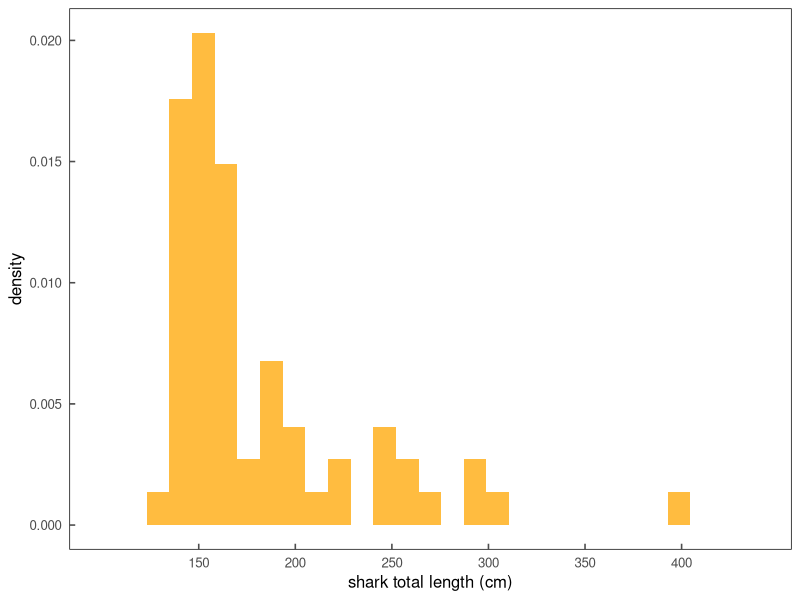
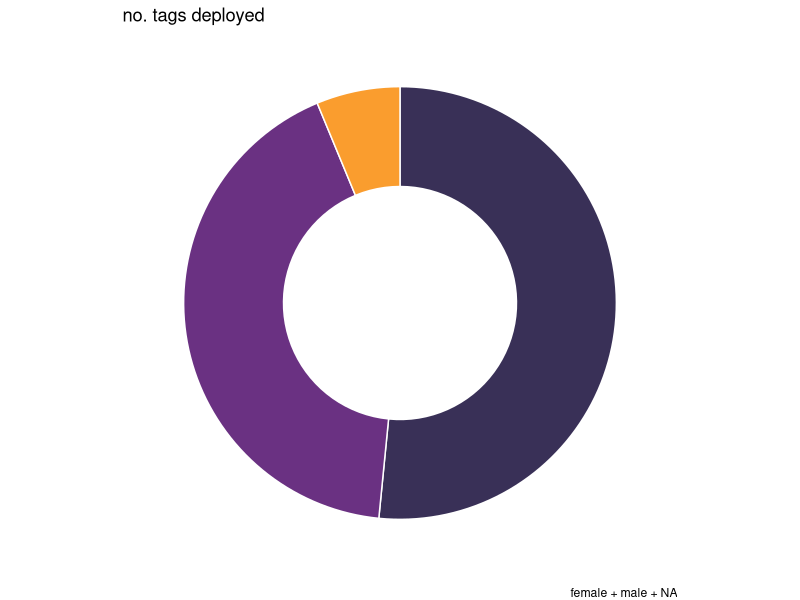
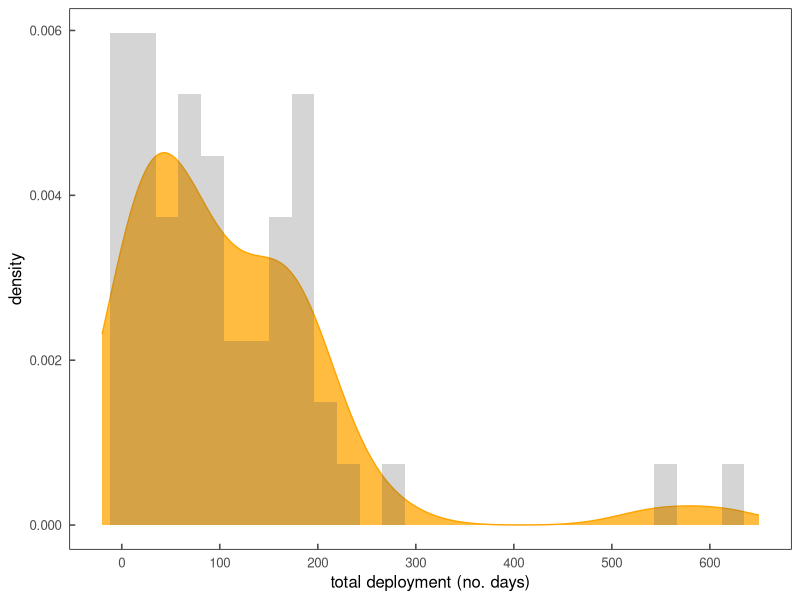
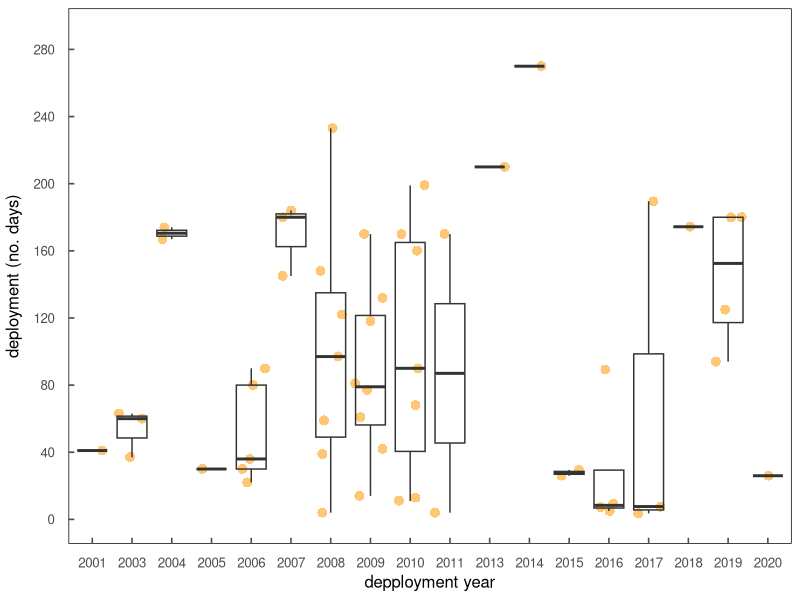
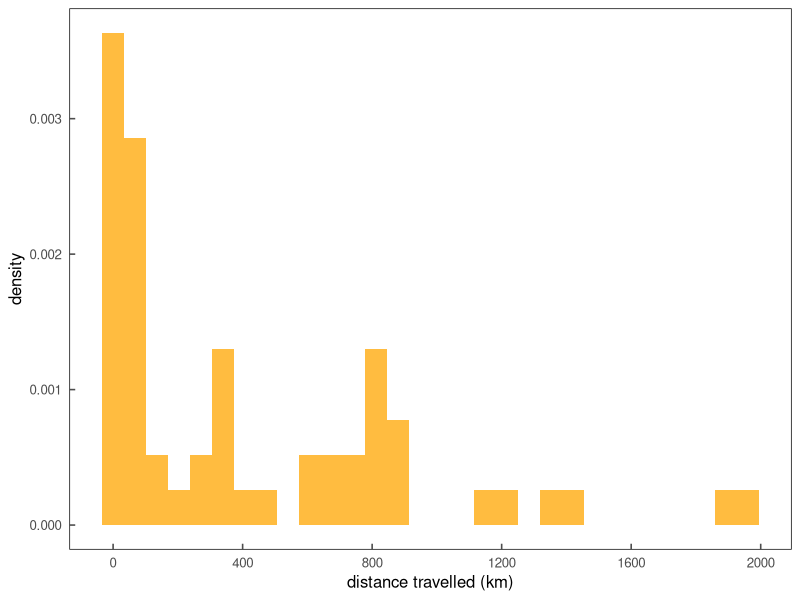
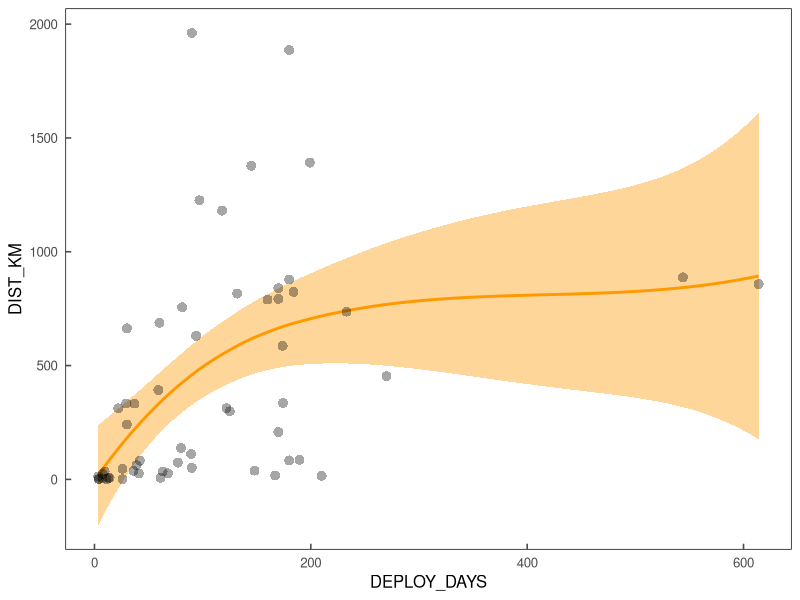

R code for these plots, in order:
## plots and dataviz for JWS metadata paper
## build several plots from raw data csvs and DFs 
## Pretty standard stuff really 


library(plyr)
library(dplyr)
library(data.table)
library(ggthemes)
library(ggplot2)
library(tidyverse)
library(forcats)
library(tidyr)
library(viridis)

themeKV <-theme_few()+
  theme(strip.background = element_blank(),
        axis.line = element_blank(),
        axis.text.x = element_text(margin = margin(0.2, unit = "cm")),
        axis.text.y = element_text(margin = margin(c(1, 0.2), unit = "cm")),
        axis.ticks.length=unit(-0.15, "cm"),element_line(colour = "black", size=.5),
        panel.border = element_rect(colour = "black", fill=NA, size=.5),
        legend.title=element_blank(),
        strip.text=element_text(hjust=0))
        

## make a series of plots on the capture program tagging metadata
## should be figure 2a-e in the paper


## TBL of sharks tagged, figure 2a 
## density plot
metaDF <- read.csv('./data/jws_tag_metadata.csv', header = T)
ggplot(metaDF, aes(x = TBL_cm)) +
  themeKV +
##  geom_density(color = "orange", fill = "orange", alpha=0.75) +
  geom_histogram(aes(y=..density..),fill = "orange", alpha=0.75) +
  xlab("shark total length (cm)") +
  scale_x_continuous(limits = c(100,440),
                     breaks = c(150,200,250,300,350,400))


## compare no. of female and male sharks tagged, figure 2b
## donut plot
metaDF <- read.csv('./data/jws_tag_metadata.csv', header = T)
metaDF %>%
  group_by(SEX) %>% 
  summarise(count = n()) %>% 
  ggplot(aes(x = 2, y = count, fill = count)) +
  geom_bar(stat="identity",color="white",show.legend = FALSE) +
  coord_polar("y", start = 0) +
  theme_void() +
  scale_fill_viridis_c(
    alpha = 0.85,
    begin = 0.1,
    end = 0.75,
    direction = -1,
    option = "inferno",
    aesthetics = "fill") +
  xlim(0.5,2.5) +
  labs(title = "no. tags deployed",
       ##       subtitle = "capture operation",
       caption = "female + male + NA")  
  

## total days deployed from tagto pop, figure 2c 
## histogr plot
metaDF <- read.csv('./data/jws_tag_metadata.csv', header = T)
ggplot(metaDF, aes(x = DEPLOY_DAYS)) +
  themeKV +
  geom_density(color = "orange", fill = "orange", alpha=0.75) +
  geom_histogram(aes(y=..density..),alpha=0.25) +
  xlab("total deployment (no. days)") +
  scale_x_continuous(limits = c(-20,650),
                     breaks = c(0,100,200,300,400,500,600))


## days deployed per shark per year from tag to pop, figure 2d 
## box plot
metaDF <- read.csv('./data/jws_tag_metadata.csv', header = T)
## convert the variable 'YEAR_CAP' from a numeric to a factor variable
metaDF$YEAR_CAP <- as.factor(metaDF$YEAR_CAP)
head(metaDF)
ggplot(metaDF, aes(x = YEAR_CAP, y = DEPLOY_DAYS)) +
  themeKV +
  theme(strip.background = element_blank(),
        axis.line = element_blank(),
        panel.border = element_rect(colour = "black", fill=NA, size=.5),
        axis.ticks.length = unit(-.15, "cm"), 
        axis.text.x = element_text(margin = margin(t = 10, unit = "pt")),
        axis.title.y = element_text(margin = margin(-2,-2,-2,-2)),
        axis.text.y = element_text(hjust = 1, margin = margin(10, 10, 10, 10))) +
  geom_point(alpha=0.55, color="#FF9900", position="jitter", shape = 16, size = 3) +  
  geom_boxplot(alpha=0) +  ## alpha=0 is fully transparent interior of box
  scale_y_continuous(limits = c(0,290),
                     breaks = c(0,40,80,120,160,200,240,280))+
  xlab("depployment year") +
  ylab("deployment (no. days)")


## total distance travelled between release and pop, Figure 2e
## density plot
metaDF <- read.csv('./data/jws_tag_metadata.csv', header = T)
ggplot(metaDF, aes(x = DIST_KM)) +
  themeKV +
##  geom_density(color = "orange", fill = "orange", alpha=0.75) +
  geom_histogram(aes(y=..density..),fill = "orange", alpha=0.75) +
  xlab("distance travelled (km)") +
  scale_x_continuous(breaks = c(0,400,800,1200,1600,2000))


## deployment duration versus distance travelled between release and pop, Figure 2f ???
## scatter plot
metaDF <- read.csv('./data/jws_tag_metadata.csv', header = T)
ggplot(metaDF, aes(x = DEPLOY_DAYS, y = DIST_KM)) +
  themeKV +
  geom_smooth(color="#FF9900", fill="#FF9900", method = "loess", formula = y ~ x, span = 1, se = TRUE)+
  geom_point(color="#000000", alpha=0.35, shape = 16, size = 3)
